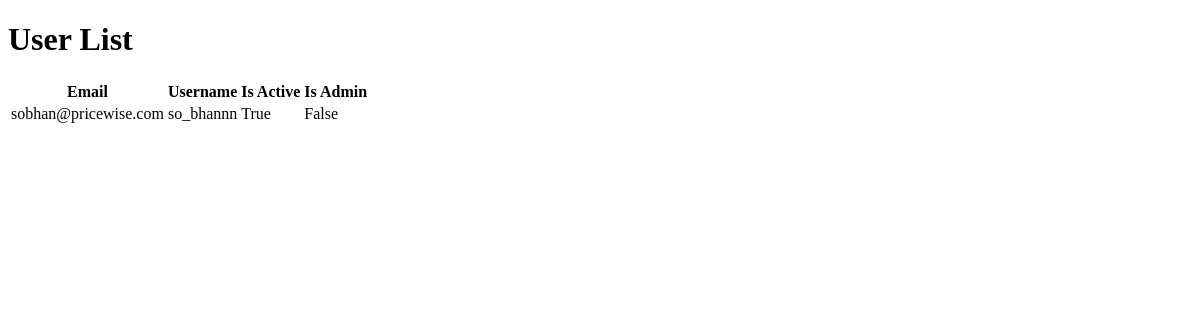
/accounts/users/, run on an earlier commit of the app's database.
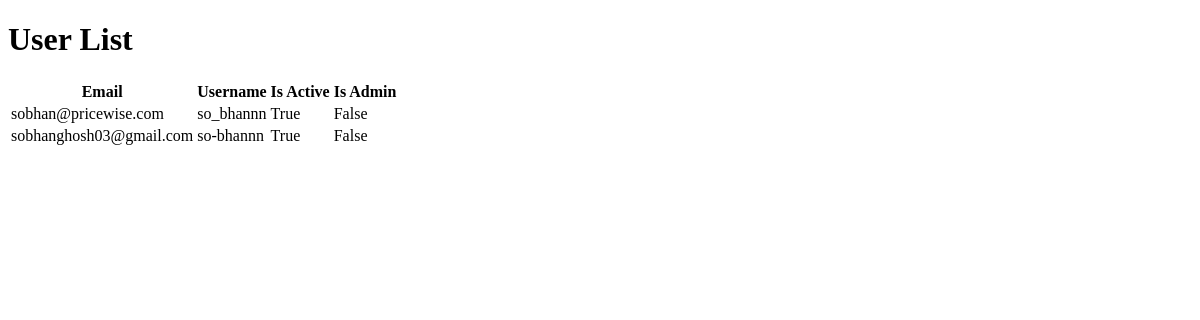
And on a later commit of the database.
### authentication/models.py (models this page shows, shortened)
class User(AbstractBaseUser):
    email = models.EmailField(verbose_name='email address', max_length=255, unique=True)
    username = models.CharField(max_length=30, unique=True)
    is_active = models.BooleanField(default=True)
    is_admin = models.BooleanField(default=False)
    objects = UserManager()
    USERNAME_FIELD = 'email'
    REQUIRED_FIELDS = ['username']

### authentication/views.py (the view)
# urls.py: path('users/', user_list_view, name='user_list'),
def user_list_view(request):
    users = User.objects.all()
    return render(request, 'authentication/user_list.html', {'users': users})

### templates/authentication/user_list.html (shortened to what this page needs)
<!DOCTYPE html>
<html lang="en">
<head>
</head>
<body>
    <h1>User List</h1>
    <table>
        <thead>
            <tr>
                <th>Email</th>
                <th>Username</th>
                <th>Is Active</th>
                <th>Is Admin</th>
            </tr>
        </thead>
        <tbody>
            {% for user in users %}
            <tr>
                <td>{{ user.email }}</td>
                <td>{{ user.username }}</td>
                <td>{{ user.is_active }}</td>
                <td>{{ user.is_admin }}</td>
            </tr>
            {% endfor %}
        </tbody>
    </table>
</body>
</html>

What changed in the data, as far as the page shows it:
added User: email "sobhanghosh03@gmail.com", username "so-bhannn", is_active "True", is_admin "False"
